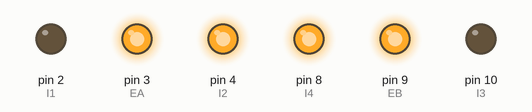
Recording of a sketch running on a simulated Arduino Uno, built with avr-gcc and run on an emulated ATmega328P. On the bench: output pins drawn as LEDs (lit = HIGH).

Above: at 0.1 s.
At 12.1 s:
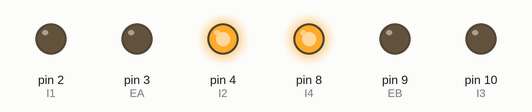
At 18.1 s:
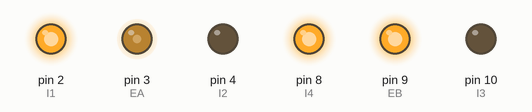
At 38.1 s:
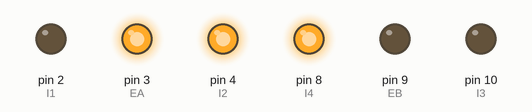
Timing chart, 0 to 39.6 s (numbered marks = the images above):
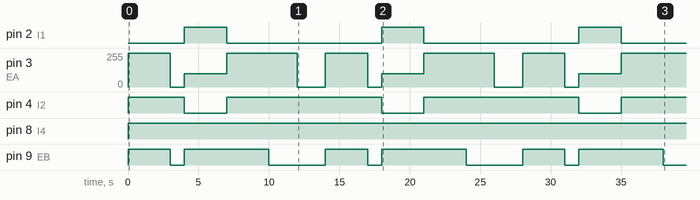

The sketch:

PWM_motor_control.ino
```cpp
// (licence header left out)
int EA = 3; // Wheel PWM pin (must be a PWM pin)
int I1 = 2; // Wheel direction digital pin 1
int I2 = 4; // Wheel direction digital pin 2
int EB = 9;
int I3 = 10;
int I4 = 8;

bool runOnce = true;

void setup()
{
    // Configure digital pins for output
    pinMode(EA, OUTPUT);
    pinMode(I1, OUTPUT);
    pinMode(I2, OUTPUT);
    pinMode(EB, OUTPUT);
    pinMode(I3, OUTPUT);
    pinMode(I4, OUTPUT);
}

void loop()
{
    int u; // A variable for the motor PWM command [0-255]
    // CODE FOR ROBOT TO MOVE FORWARD, CAN VARY SPEED USING ANALOGWRITE
    // Play with this code to write open loop commands to a wheel motor
    // for (u = 0; u <= 255; u += 5)
    // {
    //     // forward
    //     digitalWrite(I1, LOW);
    //     digitalWrite(I2, HIGH);
    //     digitalWrite(I3, LOW);
    //     digitalWrite(I4, HIGH);

    //     // PWM command to the motor driver
    //     analogWrite(EA, 255);
    //     analogWrite(EB, 255);

        // // TURN CLOCKWISE
        //   digitalWrite(I1, HIGH);
        //   digitalWrite(I2, LOW);
        //   digitalWrite(I3, LOW);
        //   digitalWrite(I4, HIGH);

        //   analogWrite(EA, 255);
        //   analogWrite(EB, 255);

        //   delay(3000);

        //   // REVERSE
        //   digitalWrite(I1, HIGH);
        //   digitalWrite(I2, LOW);
        //   digitalWrite(I3, HIGH);
        //   digitalWrite(I4, LOW);

        //   analogWrite(EA, 255);
        //   analogWrite(EB, 255);

        //   delay(2000);

        //   //TURN COUNTER CLOCKWISE
        //   digitalWrite(I1, LOW);
        //   digitalWrite(I2, HIGH);
        //   digitalWrite(I3, HIGH);
        //   digitalWrite(I4, LOW);

        //   analogWrite(EA, 255);
        //   analogWrite(EB, 255);

        //   delay(2000);

        //   analogWrite(EA, 0);
        //   analogWrite(EB, 0);

        //   delay(2000);

    // }
    // Select a direction
// code used for figure 8

  // go straight
  digitalWrite(I1, LOW);
  digitalWrite(I2, HIGH);
  digitalWrite(I3, LOW);
  digitalWrite(I4, HIGH);

  analogWrite(EA, 255);
  analogWrite(EB, 255);

  delay(3000);

  // stop
  analogWrite(EA, 0);
  analogWrite(EB, 0);
  delay(1000);

  // circle CLOCKWISE
  digitalWrite(I1, HIGH);
  digitalWrite(I2, LOW);
  digitalWrite(I3, LOW);
  digitalWrite(I4, HIGH);

  analogWrite(EA, 100);
  analogWrite(EB, 255);

  delay(3000);

  // straight
  digitalWrite(I1, LOW);
  digitalWrite(I2, HIGH);
  digitalWrite(I3, LOW);
  digitalWrite(I4, HIGH);

  analogWrite(EA, 255);
  analogWrite(EB, 255);

  delay(3000);

  //TURN COUNTER CLOCKWISE
  digitalWrite(I1, LOW);
  digitalWrite(I2, HIGH);

  analogWrite(EA, 255);
  analogWrite(EB, 0);

  delay(2000);

  //stop
  analogWrite(EA, 0);
  analogWrite(EB, 0);

  delay(2000);

}
```

Measured:
- by itself, pin 2 (I1): alternates HIGH for 3.0 s and LOW for 11.0 s
- by itself, pin 3 (EA): repeats every 14.0 s: 0/255 1.0 s, 100/255 3.0 s, 255/255 5.0 s, 0/255 2.0 s, 255/255 3.0 s
- by itself, pin 4 (I2): repeats every 14.0 s: LOW 3.0 s, HIGH 11.0 s
- by itself, pin 8 (I4): LOW → HIGH at 0.00 s
- by itself, pin 9 (EB): repeats every 14.0 s: LOW 1.0 s, HIGH 6.0 s, LOW 4.0 s, HIGH 3.0 s
